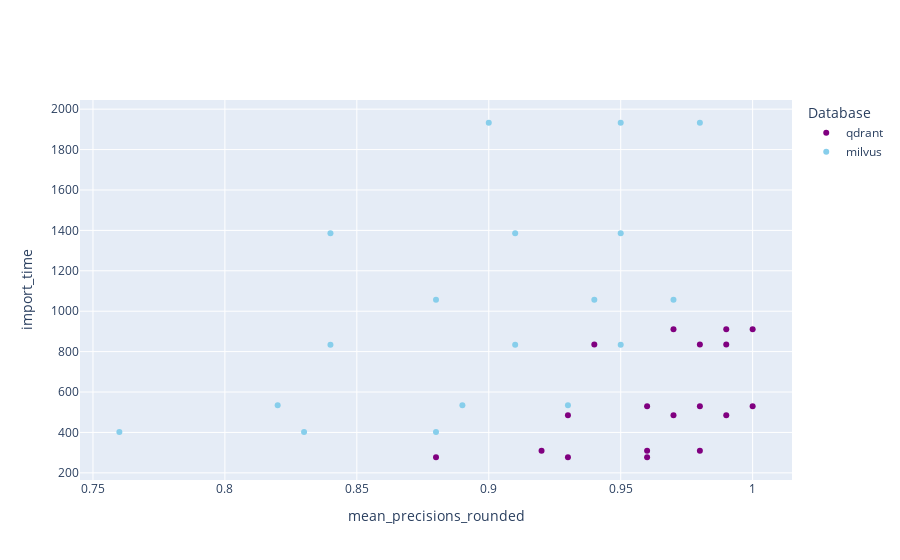
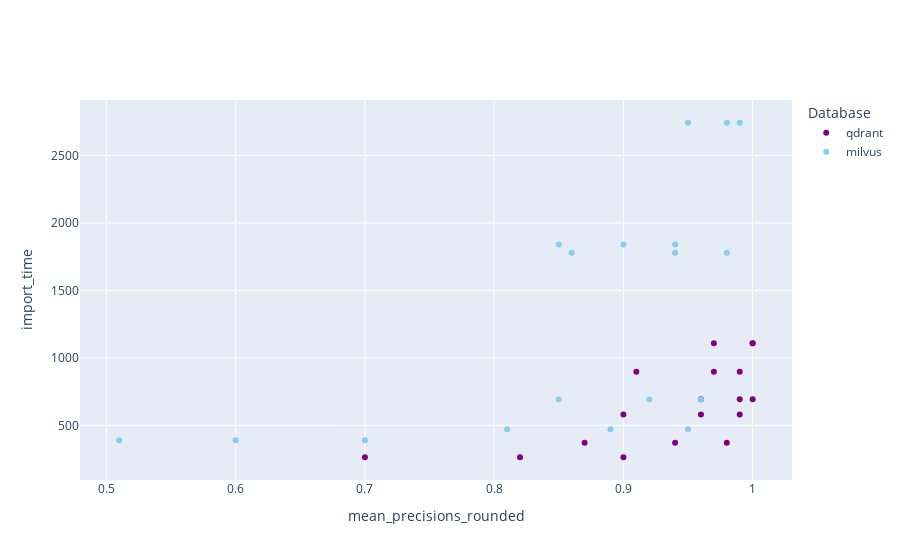
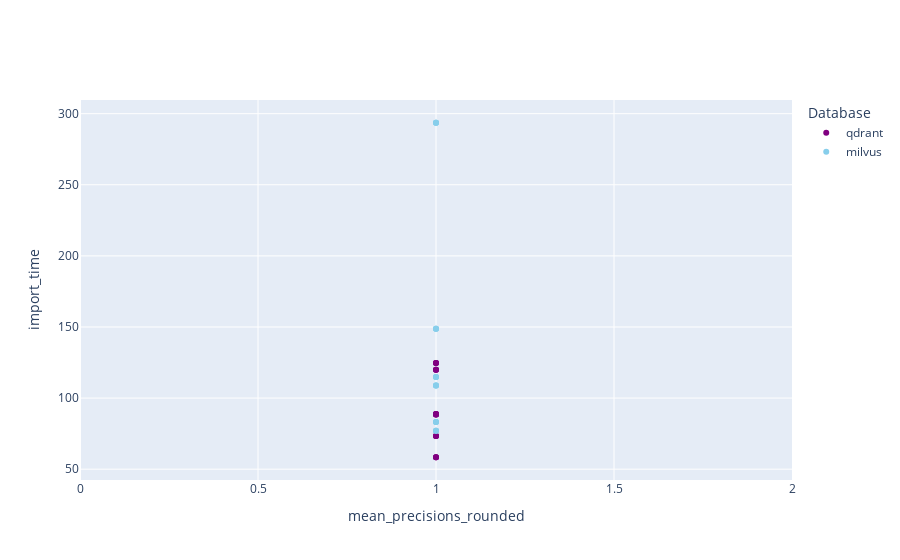
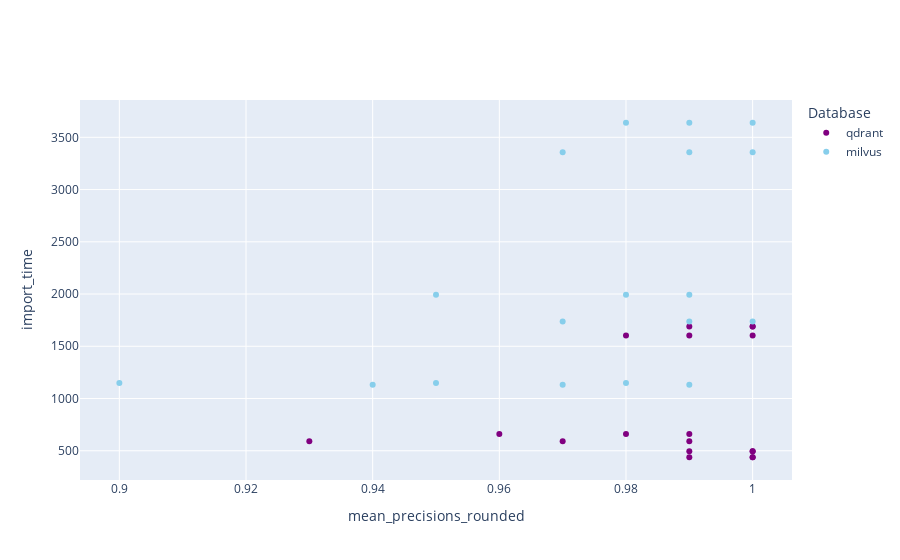

Write notebook code for charts like these, in order.
### Code cell
all_metrics = ['total_time', 'mean_time', 'p95_time', 'rps', 'upload_time', 'index_time', 'import_time']
selected_metrics = ['import_time']
for met in selected_metrics:
    print_h1(met, 'metric: ')
    plot_results_of_similar_precision(tested_datasets, selected_parallel = 100, metric=met)

### Figure 1 — Plotly figure (JSON) as saved in the notebook; plotly's stock layout.template omitted (floating-point values rounded to 4 significant figures)
{"data": [{"hoverinfo": "text", "hovertext": ["qdrant-m-16-ef-128-parallel-100-ef-search-128", "qdrant-m-16-ef-128-parallel-100-ef-search-256", "qdrant-m-16-ef-128-parallel-100-ef-search-512", "qdrant-m-32-ef-128-parallel-100-ef-search-128", "qdrant-m-32-ef-128-parallel-100-ef-search-256", "qdrant-m-32-ef-128-parallel-100-ef-search-512", "qdrant-m-32-ef-256-parallel-100-ef-search-128", "qdrant-m-32-ef-256-parallel-100-ef-search-256", "qdrant-m-32-ef-256-parallel-100-ef-search-512", "qdrant-m-32-ef-512-parallel-100-ef-search-128", "qdrant-m-32-ef-512-parallel-100-ef-search-256", "qdrant-m-32-ef-512-parallel-100-ef-search-512", "qdrant-m-64-ef-256-parallel-100-ef-search-128", "qdrant-m-64-ef-256-parallel-100-ef-search-256", "qdrant-m-64-ef-256-parallel-100-ef-search-512", "qdrant-m-64-ef-512-parallel-100-ef-search-128", "qdrant-m-64-ef-512-parallel-100-ef-search-256", "qdrant-m-64-ef-512-parallel-100-ef-search-512"], "marker": {"color": "purple"}, "mode": "markers", "name": "qdrant", "type": "scatter", "x": [0.88, 0.93, 0.96, 0.92, 0.96, 0.98, 0.93, 0.97, 0.99, 0.94, 0.98, 0.99, 0.96, 0.98, 1, 0.97, 0.99, 1], "y": [277.2, 277.2, 277.2, 309.2, 309.2, 309.2, 485.1, 485.1, 485.1, 835.5, 835.5, 835.5, 530.1, 530.1, 530.1, 910.7, 910.7, 910.7]}, {"hoverinfo": "text", "hovertext": ["milvus-m-16-ef-128-parallel-100-ef-search-128", "milvus-m-16-ef-128-parallel-100-ef-search-256", "milvus-m-16-ef-128-parallel-100-ef-search-512", "milvus-m-32-ef-128-parallel-100-ef-search-128", "milvus-m-32-ef-128-parallel-100-ef-search-256", "milvus-m-32-ef-128-parallel-100-ef-search-512", "milvus-m-32-ef-256-parallel-100-ef-search-128", "milvus-m-32-ef-256-parallel-100-ef-search-256", "milvus-m-32-ef-256-parallel-100-ef-search-512", "milvus-m-32-ef-512-parallel-100-ef-search-128", "milvus-m-32-ef-512-parallel-100-ef-search-256", "milvus-m-32-ef-512-parallel-100-ef-search-512", "milvus-m-64-ef-256-parallel-100-ef-search-128", "milvus-m-64-ef-256-parallel-100-ef-search-256", "milvus-m-64-ef-256-parallel-100-ef-search-512", "milvus-m-64-ef-512-parallel-100-ef-search-128", "milvus-m-64-ef-512-parallel-100-ef-search-256", "milvus-m-64-ef-512-parallel-100-ef-search-512"], "marker": {"color": "skyblue"}, "mode": "markers", "name": "milvus", "type": "scatter", "x": [0.76, 0.83, 0.88, 0.82, 0.89, 0.93, 0.84, 0.91, 0.95, 0.84, 0.91, 0.95, 0.88, 0.94, 0.97, 0.9, 0.95, 0.98], "y": [402.6, 402.6, 402.6, 534.2, 534.2, 534.2, 834.5, 834.5, 834.5, 1386.0, 1386.0, 1386.0, 1056.0, 1056.0, 1056.0, 1933.0, 1933.0, 1933.0]}], "layout": {"autosize": true, "legend": {"title": {"text": "Database"}}, "xaxis": {"autorange": true, "range": [0.7452, 1.015], "title": {"text": "mean_precisions_rounded"}, "type": "linear"}, "yaxis": {"autorange": true, "range": [140.6, 2069.0], "title": {"text": "import_time"}, "type": "linear"}}}

### Figure 2 — Plotly figure (JSON) as saved in the notebook; plotly's stock layout.template omitted (floating-point values rounded to 4 significant figures)
{"data": [{"hoverinfo": "text", "hovertext": ["qdrant-m-16-ef-128-parallel-100-ef-search-128", "qdrant-m-16-ef-128-parallel-100-ef-search-256", "qdrant-m-16-ef-128-parallel-100-ef-search-512", "qdrant-m-32-ef-128-parallel-100-ef-search-128", "qdrant-m-32-ef-128-parallel-100-ef-search-256", "qdrant-m-32-ef-128-parallel-100-ef-search-512", "qdrant-m-32-ef-256-parallel-100-ef-search-128", "qdrant-m-32-ef-256-parallel-100-ef-search-256", "qdrant-m-32-ef-256-parallel-100-ef-search-512", "qdrant-m-32-ef-512-parallel-100-ef-search-128", "qdrant-m-32-ef-512-parallel-100-ef-search-256", "qdrant-m-32-ef-512-parallel-100-ef-search-512", "qdrant-m-64-ef-256-parallel-100-ef-search-128", "qdrant-m-64-ef-256-parallel-100-ef-search-256", "qdrant-m-64-ef-256-parallel-100-ef-search-512", "qdrant-m-64-ef-512-parallel-100-ef-search-128", "qdrant-m-64-ef-512-parallel-100-ef-search-256", "qdrant-m-64-ef-512-parallel-100-ef-search-512"], "marker": {"color": "purple"}, "mode": "markers", "name": "qdrant", "type": "scatter", "x": [0.7, 0.82, 0.9, 0.87, 0.94, 0.98, 0.9, 0.96, 0.99, 0.91, 0.97, 0.99, 0.96, 0.99, 1, 0.97, 1, 1], "y": [263.3, 263.3, 263.3, 370.8, 370.8, 370.8, 580.9, 580.9, 580.9, 897.5, 897.5, 897.5, 692.2, 692.2, 692.2, 1107.0, 1107.0, 1107.0]}, {"hoverinfo": "text", "hovertext": ["milvus-m-16-ef-128-parallel-100-ef-search-128", "milvus-m-16-ef-128-parallel-100-ef-search-256", "milvus-m-16-ef-128-parallel-100-ef-search-512", "milvus-m-32-ef-128-parallel-100-ef-search-128", "milvus-m-32-ef-128-parallel-100-ef-search-256", "milvus-m-32-ef-128-parallel-100-ef-search-512", "milvus-m-32-ef-256-parallel-100-ef-search-128", "milvus-m-32-ef-256-parallel-100-ef-search-256", "milvus-m-32-ef-256-parallel-100-ef-search-512", "milvus-m-32-ef-512-parallel-100-ef-search-128", "milvus-m-32-ef-512-parallel-100-ef-search-256", "milvus-m-32-ef-512-parallel-100-ef-search-512", "milvus-m-64-ef-256-parallel-100-ef-search-128", "milvus-m-64-ef-256-parallel-100-ef-search-256", "milvus-m-64-ef-256-parallel-100-ef-search-512", "milvus-m-64-ef-512-parallel-100-ef-search-128", "milvus-m-64-ef-512-parallel-100-ef-search-256", "milvus-m-64-ef-512-parallel-100-ef-search-512"], "marker": {"color": "skyblue"}, "mode": "markers", "name": "milvus", "type": "scatter", "x": [0.51, 0.6, 0.7, 0.81, 0.89, 0.95, 0.85, 0.92, 0.96, 0.85, 0.9, 0.94, 0.86, 0.94, 0.98, 0.95, 0.98, 0.99], "y": [389.3, 389.3, 389.3, 471.3, 471.3, 471.3, 691.5, 691.5, 691.5, 1839.0, 1839.0, 1839.0, 1779.0, 1779.0, 1779.0, 2742.0, 2742.0, 2742.0]}], "layout": {"autosize": true, "legend": {"title": {"text": "Database"}}, "xaxis": {"autorange": true, "range": [0.4798, 1.03], "title": {"text": "mean_precisions_rounded"}, "type": "linear"}, "yaxis": {"autorange": true, "range": [58.78, 2947.0], "title": {"text": "import_time"}, "type": "linear"}}}

### Figure 3 — Plotly figure (JSON) as saved in the notebook; plotly's stock layout.template omitted (floating-point values rounded to 4 significant figures)
{"data": [{"hoverinfo": "text", "hovertext": ["qdrant-m-16-ef-128-parallel-100-ef-search-128", "qdrant-m-16-ef-128-parallel-100-ef-search-256", "qdrant-m-16-ef-128-parallel-100-ef-search-512", "qdrant-m-32-ef-128-parallel-100-ef-search-128", "qdrant-m-32-ef-128-parallel-100-ef-search-256", "qdrant-m-32-ef-128-parallel-100-ef-search-512", "qdrant-m-32-ef-256-parallel-100-ef-search-128", "qdrant-m-32-ef-256-parallel-100-ef-search-256", "qdrant-m-32-ef-256-parallel-100-ef-search-512", "qdrant-m-32-ef-512-parallel-100-ef-search-128", "qdrant-m-32-ef-512-parallel-100-ef-search-256", "qdrant-m-32-ef-512-parallel-100-ef-search-512", "qdrant-m-64-ef-256-parallel-100-ef-search-128", "qdrant-m-64-ef-256-parallel-100-ef-search-256", "qdrant-m-64-ef-256-parallel-100-ef-search-512", "qdrant-m-64-ef-512-parallel-100-ef-search-128", "qdrant-m-64-ef-512-parallel-100-ef-search-256", "qdrant-m-64-ef-512-parallel-100-ef-search-512"], "marker": {"color": "purple"}, "mode": "markers", "name": "qdrant", "type": "scatter", "x": [1, 1, 1, 1, 1, 1, 1, 1, 1, 1, 1, 1, 1, 1, 1, 1, 1, 1], "y": [58.39, 58.39, 58.39, 73.39, 73.39, 73.39, 88.39, 88.39, 88.39, 124.7, 124.7, 124.7, 88.79, 88.79, 88.79, 119.9, 119.9, 119.9]}, {"hoverinfo": "text", "hovertext": ["milvus-m-16-ef-128-parallel-100-ef-search-128", "milvus-m-16-ef-128-parallel-100-ef-search-256", "milvus-m-16-ef-128-parallel-100-ef-search-512", "milvus-m-32-ef-128-parallel-100-ef-search-128", "milvus-m-32-ef-128-parallel-100-ef-search-256", "milvus-m-32-ef-128-parallel-100-ef-search-512", "milvus-m-32-ef-256-parallel-100-ef-search-128", "milvus-m-32-ef-256-parallel-100-ef-search-256", "milvus-m-32-ef-256-parallel-100-ef-search-512", "milvus-m-32-ef-512-parallel-100-ef-search-128", "milvus-m-32-ef-512-parallel-100-ef-search-256", "milvus-m-32-ef-512-parallel-100-ef-search-512", "milvus-m-64-ef-256-parallel-100-ef-search-128", "milvus-m-64-ef-256-parallel-100-ef-search-256", "milvus-m-64-ef-256-parallel-100-ef-search-512", "milvus-m-64-ef-512-parallel-100-ef-search-128", "milvus-m-64-ef-512-parallel-100-ef-search-256", "milvus-m-64-ef-512-parallel-100-ef-search-512"], "marker": {"color": "skyblue"}, "mode": "markers", "name": "milvus", "type": "scatter", "x": [1, 1, 1, 1, 1, 1, 1, 1, 1, 1, 1, 1, 1, 1, 1, 1, 1, 1], "y": [77.02, 77.02, 77.02, 83.19, 83.19, 83.19, 108.8, 108.8, 108.8, 148.8, 148.8, 148.8, 114.8, 114.8, 114.8, 293.6, 293.6, 293.6]}], "layout": {"autosize": true, "legend": {"title": {"text": "Database"}}, "xaxis": {"autorange": true, "range": [0, 2], "title": {"text": "mean_precisions_rounded"}, "type": "linear"}, "yaxis": {"autorange": true, "range": [38.97, 313.0], "title": {"text": "import_time"}, "type": "linear"}}}

### Figure 4 — Plotly figure (JSON) as saved in the notebook; plotly's stock layout.template omitted (floating-point values rounded to 4 significant figures)
{"data": [{"hoverinfo": "text", "hovertext": ["qdrant-m-16-ef-128-parallel-100-ef-search-128", "qdrant-m-16-ef-128-parallel-100-ef-search-256", "qdrant-m-16-ef-128-parallel-100-ef-search-512", "qdrant-m-32-ef-128-parallel-100-ef-search-128", "qdrant-m-32-ef-128-parallel-100-ef-search-256", "qdrant-m-32-ef-128-parallel-100-ef-search-512", "qdrant-m-32-ef-256-parallel-100-ef-search-128", "qdrant-m-32-ef-256-parallel-100-ef-search-256", "qdrant-m-32-ef-256-parallel-100-ef-search-512", "qdrant-m-32-ef-512-parallel-100-ef-search-128", "qdrant-m-32-ef-512-parallel-100-ef-search-256", "qdrant-m-32-ef-512-parallel-100-ef-search-512", "qdrant-m-64-ef-256-parallel-100-ef-search-128", "qdrant-m-64-ef-256-parallel-100-ef-search-256", "qdrant-m-64-ef-256-parallel-100-ef-search-512", "qdrant-m-64-ef-512-parallel-100-ef-search-128", "qdrant-m-64-ef-512-parallel-100-ef-search-256", "qdrant-m-64-ef-512-parallel-100-ef-search-512"], "marker": {"color": "purple"}, "mode": "markers", "name": "qdrant", "type": "scatter", "x": [0.93, 0.97, 0.99, 0.96, 0.98, 0.99, 0.99, 1, 1, 0.98, 0.99, 1, 0.99, 1, 1, 0.99, 1, 1], "y": [590.9, 590.9, 590.9, 660.4, 660.4, 660.4, 437.9, 437.9, 437.9, 1603.0, 1603.0, 1603.0, 494.7, 494.7, 494.7, 1690.0, 1690.0, 1690.0]}, {"hoverinfo": "text", "hovertext": ["milvus-m-16-ef-128-parallel-100-ef-search-128", "milvus-m-16-ef-128-parallel-100-ef-search-256", "milvus-m-16-ef-128-parallel-100-ef-search-512", "milvus-m-32-ef-128-parallel-100-ef-search-128", "milvus-m-32-ef-128-parallel-100-ef-search-256", "milvus-m-32-ef-128-parallel-100-ef-search-512", "milvus-m-32-ef-256-parallel-100-ef-search-128", "milvus-m-32-ef-256-parallel-100-ef-search-256", "milvus-m-32-ef-256-parallel-100-ef-search-512", "milvus-m-32-ef-512-parallel-100-ef-search-128", "milvus-m-32-ef-512-parallel-100-ef-search-256", "milvus-m-32-ef-512-parallel-100-ef-search-512", "milvus-m-64-ef-256-parallel-100-ef-search-128", "milvus-m-64-ef-256-parallel-100-ef-search-256", "milvus-m-64-ef-256-parallel-100-ef-search-512", "milvus-m-64-ef-512-parallel-100-ef-search-128", "milvus-m-64-ef-512-parallel-100-ef-search-256", "milvus-m-64-ef-512-parallel-100-ef-search-512"], "marker": {"color": "skyblue"}, "mode": "markers", "name": "milvus", "type": "scatter", "x": [0.9, 0.95, 0.98, 0.94, 0.97, 0.99, 0.95, 0.98, 0.99, 0.97, 0.99, 1, 0.97, 0.99, 1, 0.98, 0.99, 1], "y": [1149.0, 1149.0, 1149.0, 1132.0, 1132.0, 1132.0, 1994.0, 1994.0, 1994.0, 3358.0, 3358.0, 3358.0, 1736.0, 1736.0, 1736.0, 3639.0, 3639.0, 3639.0]}], "layout": {"autosize": true, "legend": {"title": {"text": "Database"}}, "xaxis": {"autorange": true, "range": [0.8938, 1.006], "title": {"text": "mean_precisions_rounded"}, "type": "linear"}, "yaxis": {"autorange": true, "range": [173.7, 3904.0], "title": {"text": "import_time"}, "type": "linear"}}}
